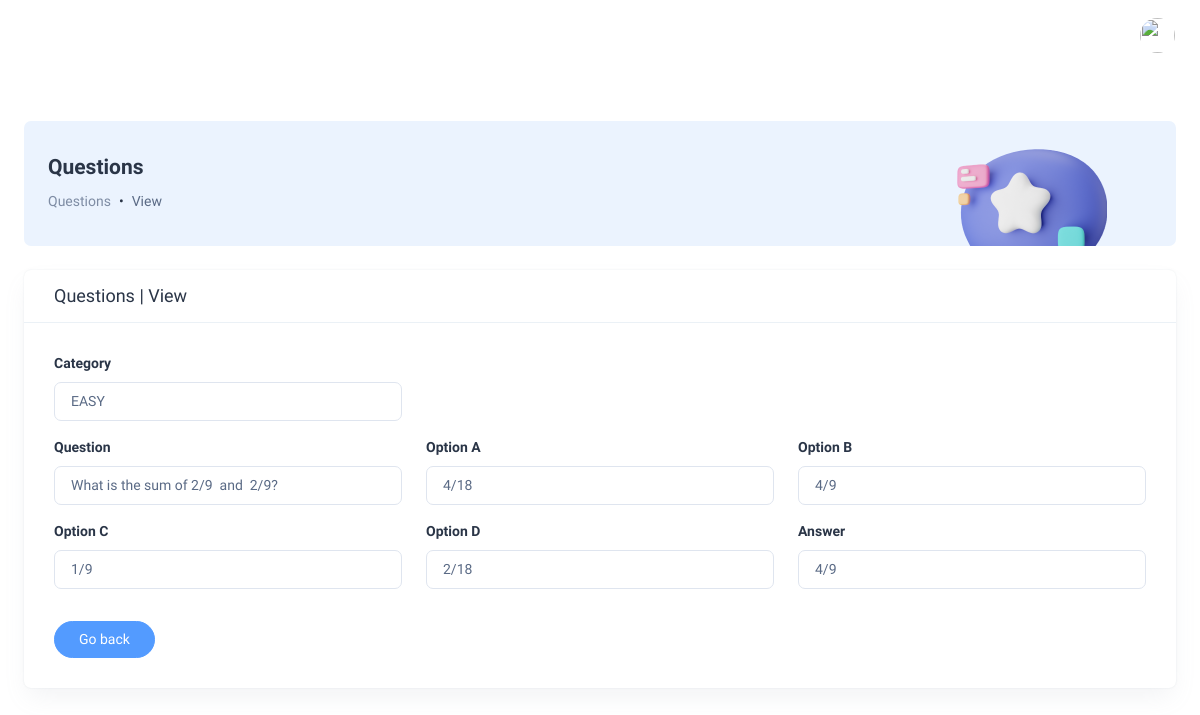
/questions/view/1, run on the app's committed database.
### tables this page shows
CREATE TABLE questions (
  id int NOT NULL AUTO_INCREMENT,
  category_id int DEFAULT NULL,
  question varchar(2000) DEFAULT NULL,
  option_a varchar(2000) DEFAULT NULL,
  option_b varchar(2000) DEFAULT NULL,
  option_c varchar(2000) DEFAULT NULL,
  option_d varchar(2000) DEFAULT NULL,
  answer varchar(2000) DEFAULT NULL,
  created_by int DEFAULT NULL,
  created_at timestamp NULL DEFAULT CURRENT_TIMESTAMP,
  updated_by int DEFAULT NULL,
  updated_at timestamp NULL DEFAULT NULL,
  deleted_by int DEFAULT NULL,
  deleted_at timestamp NULL DEFAULT NULL,
  PRIMARY KEY (id)
);

### application/controllers/Questions.php (called while the page is built, shortened)
<?php
class Questions extends CI_Controller
{
	public function view($id)
	{
		$data['info'] = $info = $this->M_questions->get($id);
		$data['page_data'] = array(
			'module' => 'Questions',
			'section' => 'View',
			'styles_path' => array(
				'modules/' . strtolower(get_class()) . '/' . strtolower(__FUNCTION__)
			),
			'header_scripts_path' => array(
				'modules/' . strtolower(get_class()) . '/header_' . strtolower(__FUNCTION__)
			),
			'footer_scripts_path' => array(
				'modules/' . strtolower(get_class()) . '/footer_' . strtolower(__FUNCTION__),
			)
		);
		$this->load->view('layouts/dashboard/header', $data);
		$this->load->view('modules/questions/' . strtolower(__FUNCTION__), $data);
		$this->load->view('layouts/dashboard/footer', $data);
	}
}

### index.php (called while the page is built, shortened)
<?php
require_once BASEPATH.'core/CodeIgniter.php';

### application/models/Questions_model.php (called while the page is built, shortened)
<?php
class Questions_model extends CI_Model
{
	private $_table_name = 'questions';
	public function get($id)
	{
		return $this->db->where('id', $id)
			->where('deleted_at', null)
			->get($this->_table_name)
			->row_array();
	}
}

### application/libraries/Dropdown.php (called while the page is built, shortened)
<?php
class Dropdown
{
	private static $cache = array();
	public static function get_static($name, $value = false, $action = "form")
	{
		if (isset(self::$cache['static' . $name])) {
			$array = self::$cache['static' . $name];
			if (($value) || ($action != "form")) {
				return @$array[$value];
			}
			return $array;
		}
		switch ($name) {
			case 'roles':
				$array = array(
					'' => 'SELECT VALUE',
					1 => 'ADMINISTRATOR',
					2 => 'STUDENT'
				);
				break;
			case 'categories':
				$array = array(
					'' => 'SELECT VALUE',
					1 => 'EASY',
					2 => 'MEDIUM',
					3 => 'HARD'
				);
				break;
		}
		self::$cache['static' . $name] = $array;
		if (($value) || ($action != "form")) {
			return @$array[$value];
		}
		return $array;
	}
}

### application/views/modules/questions/view.php (the view)
<div class="body-wrapper">
	<div class="container-fluid">
		<div class="card bg-info-subtle shadow-none position-relative overflow-hidden mb-4">
			<div class="card-body px-4 py-3">
				<div class="row align-items-center">
					<div class="col-9">
						<h4 class="fw-semibold mb-8"><?= @$page_data['module']; ?></h4>
						<nav aria-label="breadcrumb">
							<ol class="breadcrumb">
								<li class="breadcrumb-item">
									<a class="text-muted text-decoration-none" href="#"
									><?= @$page_data['module']; ?></a
									>
								</li>
								<li class="breadcrumb-item" aria-current="page"><?= @$page_data['section']; ?></li>
							</ol>
						</nav>
					</div>
					<div class="col-3">
						<div class="text-center mb-n5">
							<img
								src="<?= site_url('assets/templates/modernize/images/breadcrumb/ChatBc.png') ?>"
								alt=""
								class="img-fluid mb-n4"
							/>
						</div>
					</div>
				</div>
			</div>
		</div>
		<div class="row">
			<div class="col-sm-12">
				<div class="card">
					<div class="border-bottom title-part-padding">
						<h4 class="card-title mb-0"><?= @$page_data['module']; ?> | <?= @$page_data['section']; ?></h4>
					</div>
					<div class="card-body">
						<div class="row">
							<div class="col-sm-4">
								<div class="mb-3">
									<label for="category_id" class="form-label">Category</label>
									<input type="text" class="form-control" id="category_id"
										   placeholder="Category"
										   value="<?= Dropdown::get_static('categories', @$info['category_id'], 'view'); ?>"
										   readonly/>
								</div>
							</div>
						</div>
						<div class="row">
							<div class="col-sm-4">
								<div class="mb-3">
									<label for="question" class="form-label">Question</label>
									<input type="text" class="form-control" id="question"
										   placeholder="Question"
										   value="<?= @$info['question']; ?>" readonly/>
								</div>
							</div>
							<div class="col-sm-4">
								<div class="mb-3">
									<label for="option_a" class="form-label">Option A</label>
									<input type="text" class="form-control" id="option_a"
										   placeholder="Option A"
										   value="<?= @$info['option_a']; ?>" readonly/>
								</div>
							</div>
							<div class="col-sm-4">
								<div class="mb-3">
									<label for="option_b" class="form-label">Option B</label>
									<input type="text" class="form-control" id="option_b"
										   placeholder="Option B"
										   value="<?= @$info['option_b']; ?>" readonly/>
								</div>
							</div>
							<div class="col-sm-4">
								<div class="mb-3">
									<label for="option_c" class="form-label">Option C</label>
									<input type="text" class="form-control" id="option_c"
										   placeholder="Option c"
										   value="<?= @$info['option_c']; ?>" readonly/>
								</div>
							</div>
							<div class="col-sm-4">
								<div class="mb-3">
									<label for="option_d" class="form-label">Option D</label>
									<input type="text" class="form-control" id="option_d"
										   placeholder="Option D"
										   value="<?= @$info['option_d']; ?>" readonly/>
								</div>
							</div>
							<div class="col-sm-4">
								<div class="mb-3">
									<label for="answer" class="form-label">Answer</label>
									<input type="text" class="form-control" id="answer"
										   placeholder="Answer"
										   value="<?= @$info['answer']; ?>" readonly/>
								</div>
							</div>
						</div>
						<div class="row">
							<div class="col-sm-12 pu">
								<a class="btn btn-info rounded-pill px-4 mt-3"
								   href="<?= site_url('questions'); ?>">
									Go back
								</a>
							</div>
						</div>
					</div>
				</div>
			</div>
		</div>
	</div>
</div>

### data on the page
questions: category "EASY", question "What is the sum of 2/9 and 2/9?", option_a "4/18", option_b "4/9", option_c "1/9", option_d "2/18", answer "4/9"
